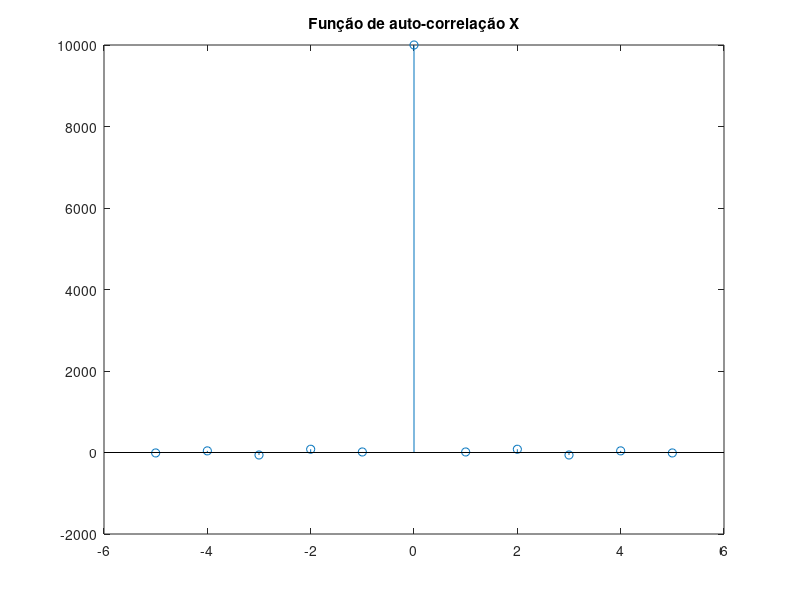
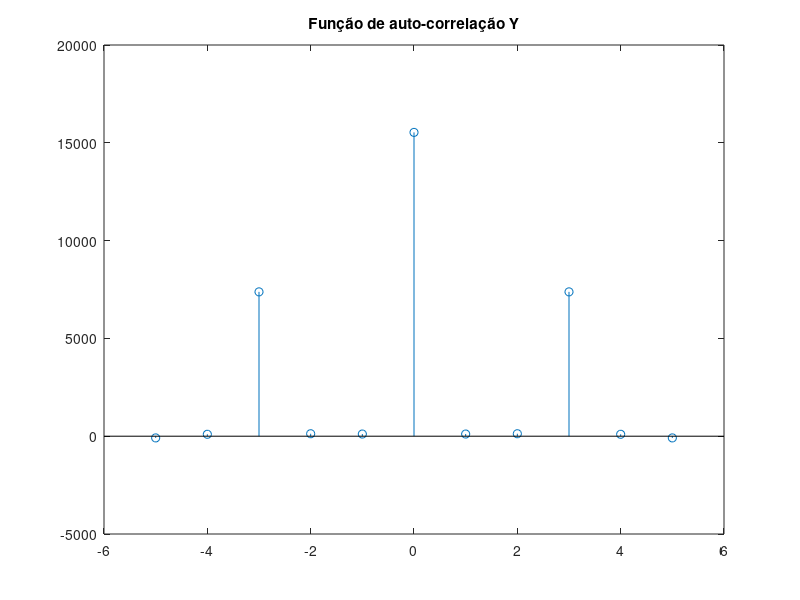
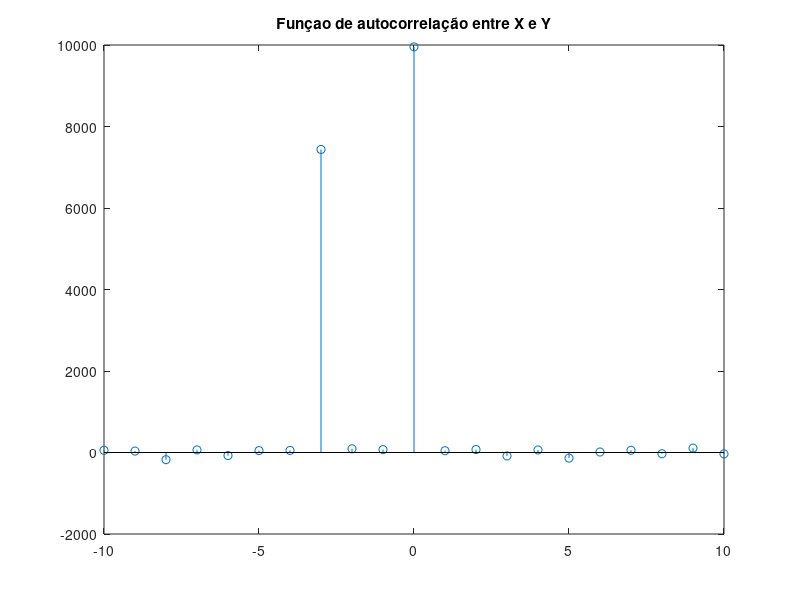
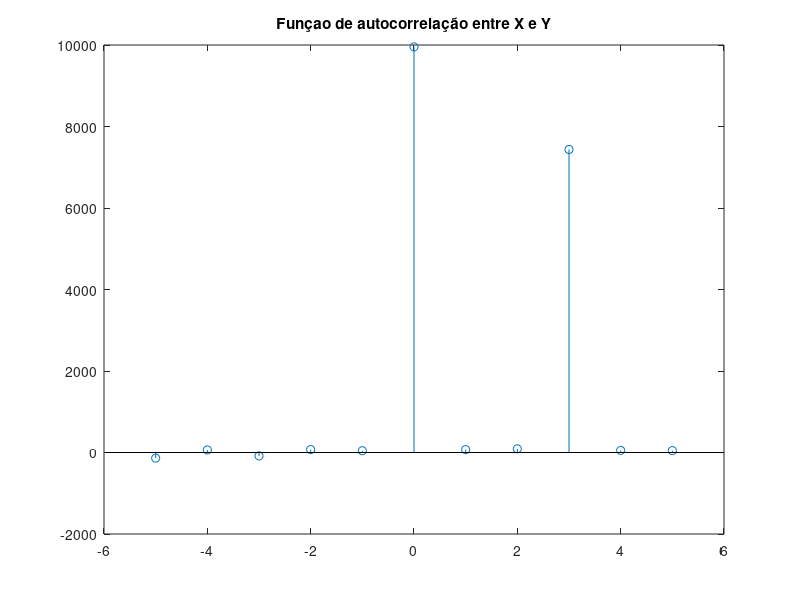

These charts were generated, in order, by the following MATLAB code:
% Rafael Morgado, 104277, P2

% 1)
nmec=104277;
a = 1/(2+2*rem(nmec,3));
% a = 0.5;

% 2) 
X = (2*round(rand(10000,1)))-1

% 3)
XD = [ ];
if(X(1)==1 && X(2)==1 && X(3)==1)
    XD = [-1; -1; -1; X(1:end-3)];
else
    XD = [1; 1; 1; X(1:end-3)];
end

% 4)
cc = corrcoef(X,XD)

% 1.000     0.0032
% 0.0032    1.0000

% 5)
Y = X+a*XD;
val = unique(Y);
P = zeros(1,length(val));
for i = 1:length(val)
   P(i) = length(find(Y == val(i)))/100000
end

% P = [0.025  0.0249  0.0249  0.0252]

% 6)
Y = X+a*XD+a/2*XD;
length(unique(Y))

% 4 amplitudes

% 7)
pot = mean(Y.^2)

% 8) 
cc1 = corrcoef(X,Y)

% 1.0000    0.8007
% 0.8007    1.0000

% 9) 
[xx lags] = xcorr(X,X,5);
figure(1)
stem(lags,xx)
title('Função de auto-correlação X')

[yy lags] = xcorr(Y,Y,5);
figure(2)
stem(lags,yy)
title('Função de auto-correlação Y')

% 11)
[xy lags] = xcorr(X,Y,10);
figure(3)
stem(lags,xy)
title('Funçao de autocorrelação entre X e Y')

% 12)
[yx lags] = xcorr(Y,X,5);
figure(4)
stem(lags,yx)
title('Funçao de autocorrelação entre X e Y')
